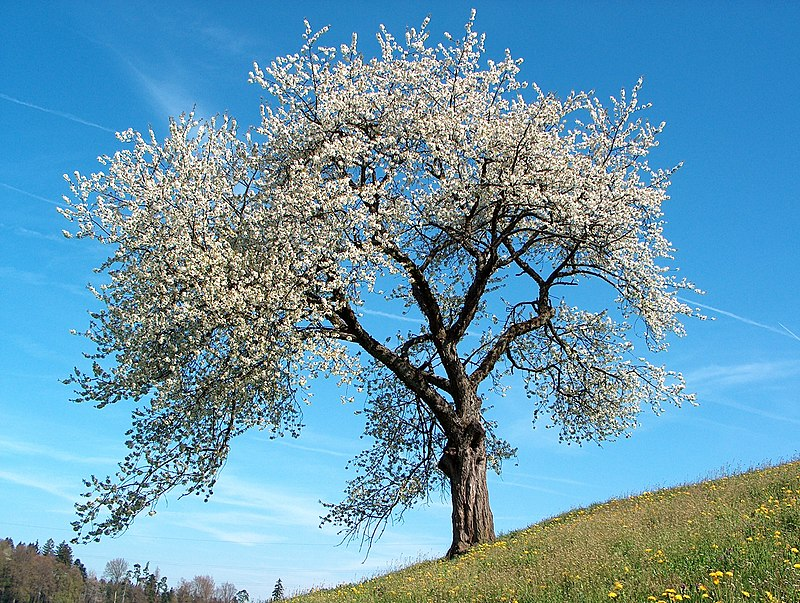
#> input picture Opencv/image/plant.jpg, 800 x 603 px, found by its file name
$ jupyter execute opencv.ipynb
#> lines starting #> are read from the running program, lines starting #| are printed output that depends on the picture
[cell 1]
import cv2

#read img
img = cv2.imread("Opencv\image\plant.jpg")
#> img is the input picture: shape (603, 800, 3); mean B, G, R 174.8, 152.5, 105
# cv2.imshow("show",img)

#resize
img_resize = cv2.resize(img,(400,400))
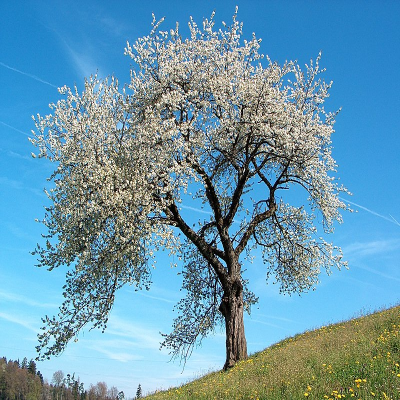
#> img_resize: shape (400, 400, 3); mean B, G, R 174.6, 152.3, 104.8
#show
cv2.imshow("output",img_resize)

cv2.waitKey(0)
cv2.destroyAllWindows()


$ run again, with Opencv/image/cat.jpg copied over Opencv/image/plant.jpg
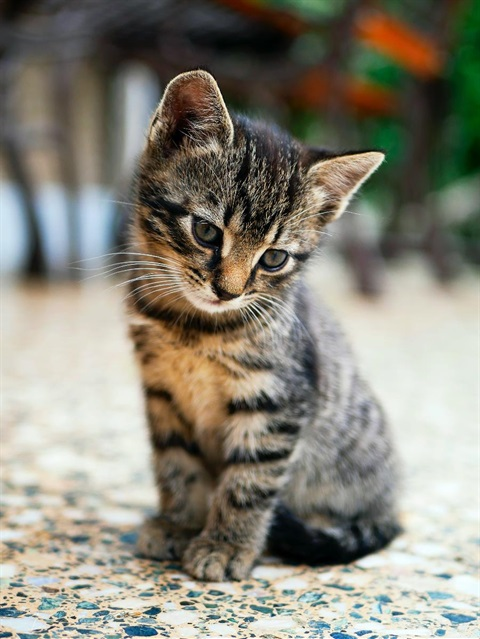
#> input picture Opencv/image/cat.jpg, 480 x 639 px, found by its file name
#> img is the input picture: shape (639, 480, 3); mean B, G, R 120.7, 133.2, 136
#> `img_resize = cv2.resize(img,(400,400))`:
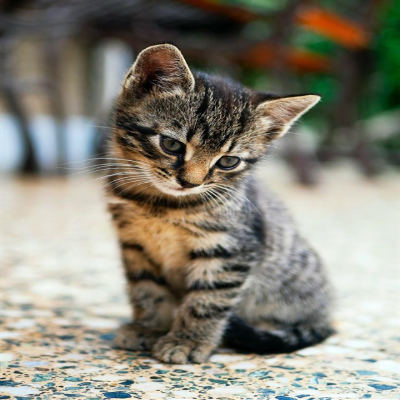
#> img_resize: shape (400, 400, 3); mean B, G, R 120.6, 133.1, 135.9

$ run again, with Opencv/image/jenna.jpg copied over Opencv/image/plant.jpg
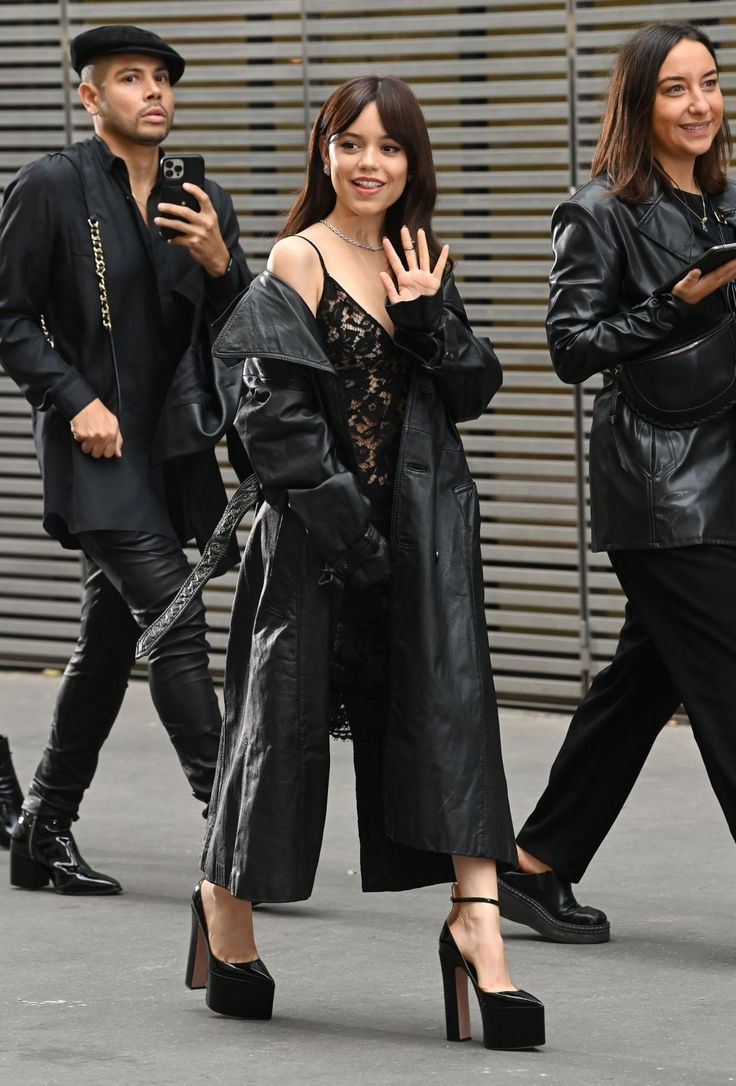
#> input picture Opencv/image/jenna.jpg, 736 x 1086 px, found by its file name
#> img is the input picture: shape (1086, 736, 3); mean B, G, R 79, 84.2, 88.5
#> `img_resize = cv2.resize(img,(400,400))`:
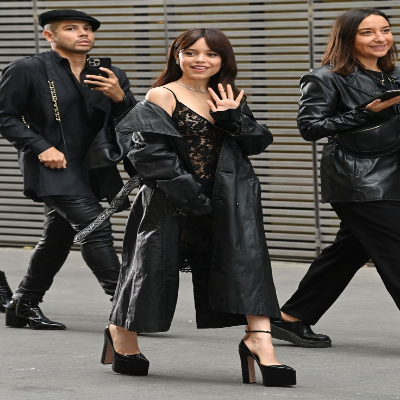
#> img_resize: shape (400, 400, 3); mean B, G, R 78.9, 84.1, 88.4
